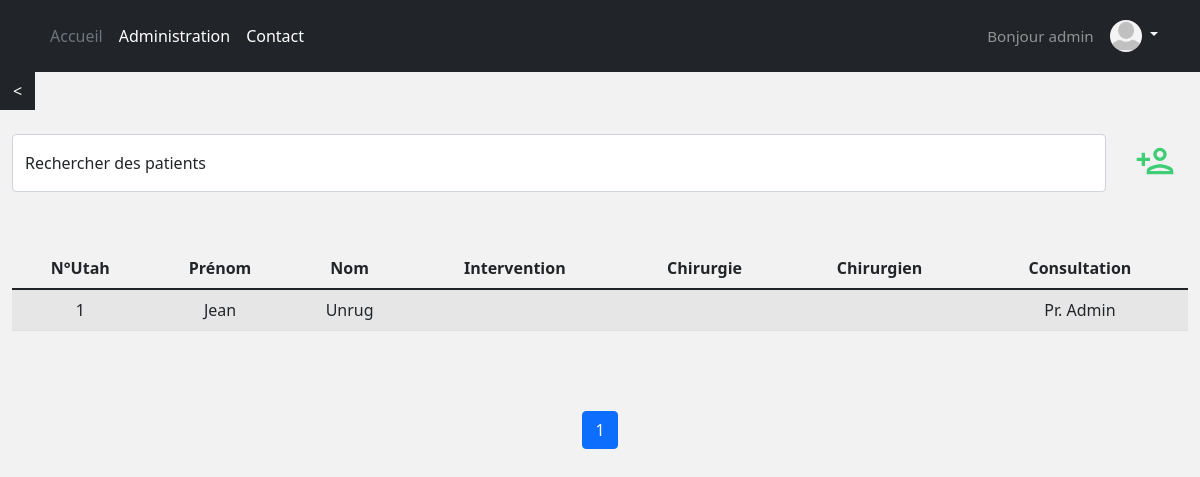
Screenshot of /patient/patients/is_author/ (signed in) with the database file from the repository.
### account/models.py (models this page shows, shortened)
class Account(AbstractBaseUser):
    username = models.CharField(max_length=30, unique=True)
    email = models.EmailField(verbose_name="email", max_length=60, unique=True)
    alias = models.CharField(max_length=200, default="Dr.")
    profile_picture = models.ImageField(upload_to=upload_location, blank=True, null=True)
    date_joined = models.DateTimeField(verbose_name='date joined', auto_now_add=True)
    last_login = models.DateTimeField(verbose_name='last login', auto_now=True)
    is_admin = models.BooleanField(default=False)
    is_active = models.BooleanField(default=True)
    is_staff = models.BooleanField(default=False)
    is_superuser = models.BooleanField(default=False)
    USERNAME_FIELD = 'username'
    REQUIRED_FIELDS = ['email']
    objects = MyAccountManager()
    def profile_picture_is_valid(self):
        return self.profile_picture and os.path.isfile(os.path.join(MEDIA_ROOT, self.profile_picture.name))

### patient/models.py (models this page shows, shortened)
class Patient(models.Model):
    firstname = models.CharField('prénom', max_length=200, default="")
    lastname = models.CharField('nom', max_length=200, default="")
    height = models.IntegerField('taille')
    weight = models.IntegerField('poids')
    ddn = models.DateField('Date de naissance')
    ddi = models.DateField("Date de l'intervention", null=True, blank=True)
    intervention = models.CharField('intervention', max_length=200, default="", blank=True)
    chirurgien = models.CharField('chirurgien', max_length=200, default="", blank=True)
    chirurgie = models.CharField("Discipline de l'intervention", max_length=40, choices=to_choice(CHIR_CHOICES), blank=True)
    bleeding_risk = models.CharField("Risque hémorragique de la chirurgie", max_length=100, choices=to_choice(BLEEDRISK_CHOICES), blank=True)
    ddconsult = models.DateField("Date de la consultation", auto_now_add=True, blank=True)
    traitements = models.JSONField(default=dict, blank=True)
    algo = models.CharField("Algorithme suivi", max_length=40, choices=to_choice(ALGO_CHOICES), blank=True)
    algo_complete_results = models.JSONField(default=dict)
    schema_therap = models.CharField("Schéma thérapeutique donné au patient", max_length=40, default="Date exacte",
                                     choices=to_choice(["Date exacte", "Terminologie 'dernière prise à J-xx'", "Pas d'arrêt du traitement"]))
    aptt = models.IntegerField('APTT', null=True, blank=True)
    pt = models.IntegerField('PT', null=True, blank=True)
    inr = models.IntegerField('INR', null=True, blank=True)
    hemoglobine = models.IntegerField('Hémoglobine', null=True, blank=True)
    plaquette = models.IntegerField('Plaquettes', null=True, blank=True)
    dfg = models.IntegerField('DFG', null=True, blank=True)
    vol_sang = models.IntegerField('Volume de saignement peropératoire', null=True, blank=True)
    coag = models.CharField("Qualité de la coagulation selon le chirurgien", max_length=2, default='-5',
                            choices=to_choice(['-' + str(i) for i in range(6)] + ['+' + str(i) for i in range(5, -1, -1)]))
    incl_num = models.AutoField(primary_key=True)
    date_published = models.DateTimeField(auto_now_add=True, verbose_name="date published")
    date_updated = models.DateTimeField(auto_now=True, verbose_name="date updated")
    author = models.ForeignKey(settings.AUTH_USER_MODEL, on_delete=models.CASCADE)
    slug = models.SlugField(blank=True, unique=True)

### patient/views.py (the view)
# urls.py: path('patients/<filter>/', patients_view, name="patients"),
@login_required(login_url='login')
def patients_view(request, filter):
    context = {}
    query, patients = get_patients_page(request, N_PATIENTS_PER_PAGE, filter)
    context['patients'] = patients
    context['n_patients'] = len(patients)
    if query:
        context['query'] = query
    return render(request, 'patient/patients.html', context)

### patient/utils.py (called while the page is built)
def get_patients_queryset(query=None, **kwargs):
    queryset = []
    queries = query.split(" ")
    ref_patients = Patient.objects.filter(**kwargs)
    for q in queries:
        patients = Patient.objects.filter(
            Q(incl_num__icontains=q) |
            Q(firstname__icontains=q) |
            Q(lastname__icontains=q) |
            Q(intervention__icontains=q) |
            Q(chirurgie__icontains=q) |
            Q(chirurgien__icontains=q)
        ).distinct()
        for patient in patients:
            if patient in ref_patients:
                queryset.append(patient)
    return list(set(queryset))

def get_patients_page(request, patients_per_page=10, filter='is_author'):
    query = ""
    if request.GET:
        query = str(request.GET.get('q', ''))
    kwargs = {}
    if filter == "is_author":
        kwargs["author"] = request.user
    patients = sorted(get_patients_queryset(query, **kwargs), key=attrgetter('date_updated'), reverse=True)
    page = request.GET.get('page', 1)
    patients_paginator = Paginator(patients, patients_per_page)
    try:
        patients = patients_paginator.page(page)
    except PageNotAnInteger:
        patients = patients_paginator.page(patients_per_page)
    except EmptyPage:
        patients = patients_paginator.page(patients_paginator.num_pages)
    return query, patients

### patient/templates/patient/patients.html (shortened to what this page needs)
{% extends 'base.html' %}
{% load bootstrap %}
{% load static %}
{% block content %}
<a href="{% url 'home' %}" class="btn btn-dark" style="border-radius: 0;"><</a>
<br><br>
<div class="container-fluid d-grid gap-3 align-items-center" style="grid-template-columns: 2fr;">
  <div class="d-flex align-items-left">
    <form class="w-100 me-3" method="get">
      <div class="form-floating">
        <input class="form-control"  name="q" type="search" id="id_q" placeholder="recherche">
        <label for="id_q">Rechercher des patients</label>
      </div>
    </form>
    <div class=add-patient>
      <a href="{% url 'patient:preop' %}" class="btn">
        <img src="{% static 'images/add_patient.svg' %}" class="icon2" width="40px" />
      </a>
    </div>
  </div>
  <br>
  {% if n_patients %}
  <div class="table-responsive">
    <table id="mytable" class="table table-bordred table-striped sortable">
      <thead>
        <th>N°Utah</th>
        <th>Prénom</th>
        <th>Nom</th>
        <th>Intervention</th>
        <th>Chirurgie</th>
        <th>Chirurgien</th>
        <th>Consultation</th>
      </thead>
      <tbody>
        {% for file in patients %}
          <tr data-href="{% url 'patient:detail' file.slug %}">
            <td>{{file.incl_num}}</td>
            <td>{{file.firstname}}</td>
            <td>{{file.lastname}}</td>
            <td>{{file.intervention}}</td>
            <td>{{file.chirurgie}}</td>
            <td>{{file.chirurgien}}</td>
            <td>{{file.author.alias}}</td>
          </tr>
        {% endfor %}
      </tbody>
    </table>
   </div>
  {% include 'patient/snippets/patient_pagination.html' with patients=patients %}
  {% else %}
  <p>Aucun patient trouvé</p>
  {% endif %}
</div>
{% endblock content %}

### templates/snippets/header.html (shortened to what this page needs)
{% load static %}
<header class="p-3 bg-dark text-white">
	<div class="container">
		<div class="d-flex flex-wrap align-items-center justify-content-center justify-content-lg-start">
			<ul class="nav col-12 col-lg-auto me-lg-auto mb-2 justify-content-center mb-md-0">
				<li><a class="nav-link px-2 text-secondary" href="{% url 'home' %}">Accueil</a></li>
				<li><a class="nav-link px-2 text-white" href="/admin/">Administration</a></li>
				<li><a class="nav-link px-2 text-white" href="#">Contact</a></li>
			</ul>
			<h2 class="h2 col-12 col-lg-auto mb-3 mb-lg-0 me-lg-3 text-center"> Bonjour {{ user.username }}</h2>
			<div class="dropdown text-end">
				<a href="#" class="d-block link-light text-decoration-none dropdown-toggle" id="dropdownUser1" data-bs-toggle="dropdown" aria-expanded="false">
					{% if user.profile_picture_is_valid %}
					<img src="{{user.profile_picture.url}}" alt="mdo" width="32" height="32" class="rounded-circle">
					{% else %}
					<img src="{% static 'images/default_profile_picture.png' %}" alt="mdo" width="32" height="32" class="rounded-circle">
			    {% endif %}
				</a>
			</div>
		</div>
	</div>
</header>

### templates/snippets/base_css.html (style rules this page uses)
body { background-color: #f2f2f2; }
.icon2 { color: white; filter: invert(50%) sepia(50%) saturate(500%) brightness(120%) contrast(100%) hue-rotate(90deg); }

### templates/snippets/header.html (style rules this page uses)
.dropdown-toggle { outline: 0; }
.h2 { font-size: 95%; color: rgba(255, 255, 255, 0.5); }

### patient/templates/patient/patients.html (style rules this page uses)
td { vertical-align:middle; text-align:center; cursor: pointer; }
th { vertical-align:middle; text-align:center; }

### rows the page displays
Account: username "admin"
Patient: incl_num "1", firstname "Jean", lastname "Unrug", author.alias "Pr. Admin"

### other values shown
{{ i }} "1"
